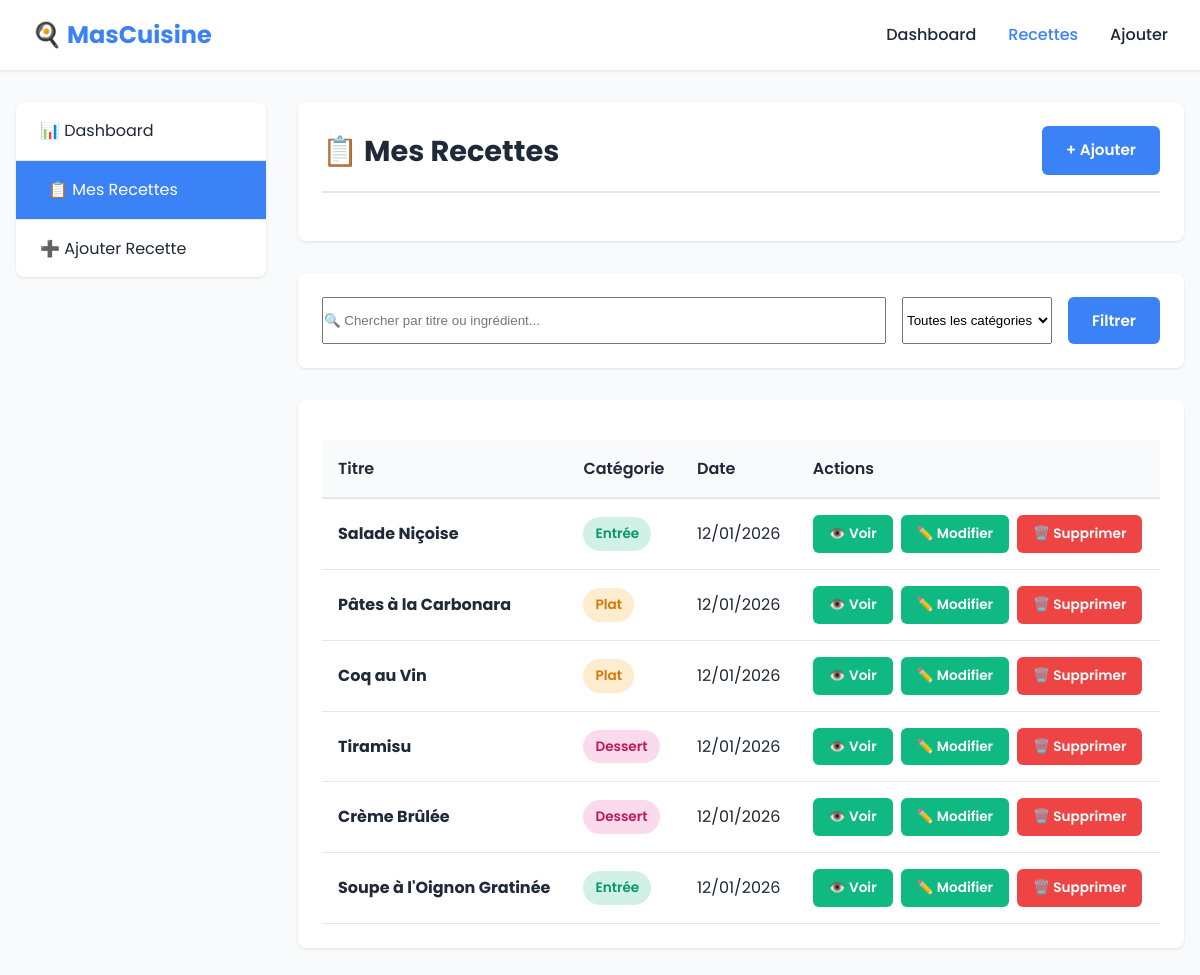
Page /recettes.php on the committed database.
### tables this page shows
CREATE TABLE IF NOT EXISTS recettes (
    id INT AUTO_INCREMENT PRIMARY KEY,
    titre VARCHAR(255) NOT NULL,
    ingredients LONGTEXT NOT NULL,
    instructions LONGTEXT NOT NULL,
    categorie ENUM('Entrée', 'Plat', 'Dessert') NOT NULL,
    date_creation TIMESTAMP DEFAULT CURRENT_TIMESTAMP
);

### recettes.php (the view, shortened to what this page needs)
<?php
require_once 'db.php';
$search = trim($_GET['search'] ?? '');
try {
    $query = "SELECT * FROM recettes WHERE 1=1";
    $params = [];
    $query .= " ORDER BY date_creation DESC";
    $stmt = $pdo->prepare($query);
    $stmt->execute($params);
    $recettes = $stmt->fetchAll();
    $recette_detail = null;
} catch (PDOException $e) {
    $error = "Erreur: " . $e->getMessage();
    $recettes = [];
}
?>
<!DOCTYPE html>
<html lang="fr">
<head>
    <link rel="stylesheet" href="style.css">
</head>
<body>
    <nav>
        <div class="nav-container">
            <a href="index.php" class="logo">🍳 MasCuisine</a>
            <ul>
                <li><a href="index.php">Dashboard</a></li>
                <li><a href="recettes.php" class="active">Recettes</a></li>
                <li><a href="ajout.php">Ajouter</a></li>
            </ul>
        </div>
    </nav>
    <div class="container">
        <div class="main-wrapper">
            <aside class="sidebar">
                <ul class="sidebar-menu">
                    <li><a href="index.php">📊 Dashboard</a></li>
                    <li><a href="recettes.php" class="active">📋 Mes Recettes</a></li>
                    <li><a href="ajout.php">➕ Ajouter Recette</a></li>
                </ul>
            </aside>
            <main class="content">
                <?php if ($recette_detail): ?>
                    <div class="card">
                        <div class="card-header">
                            <h1><?php echo htmlspecialchars($recette_detail['titre']); ?></h1>
                            <a href="recettes.php" class="btn btn-secondary btn-small">← Retour</a>
                        </div>
                        <p>
                            <span class="badge badge-<?php echo strtolower($recette_detail['categorie']); ?>">
                                <?php
                                    $icones = ['Entrée' => '🥗', 'Plat' => '🍖', 'Dessert' => '🍰'];
                                    echo ($icones[$recette_detail['categorie']] ?? '') . ' ' . htmlspecialchars($recette_detail['categorie']);
                                ?>
                            </span>
                        </p>
                        <h2>📝 Ingrédients</h2>
                        <div class="recipe-content">
                            <?php echo nl2br(htmlspecialchars($recette_detail['ingredients'])); ?>
                        </div>
                        <h2 style="margin-top: 2rem;">👨‍🍳 Instructions</h2>
                        <div class="recipe-content">
                            <?php echo nl2br(htmlspecialchars($recette_detail['instructions'])); ?>
                        </div>
                        <p style="margin-top: 2rem; color: #999; font-size: 0.9rem;">
                            Créée le <?php echo date('d/m/Y à H:i', strtotime($recette_detail['date_creation'])); ?>
                        </p>
                        <div style="margin-top: 2rem; display: flex; gap: 1rem;">
                            <a href="modifier.php?id=<?php echo $recette_detail['id']; ?>" class="btn btn-secondary">✏️ Modifier</a>
                            <a href="supprimer.php?id=<?php echo $recette_detail['id']; ?>" class="btn btn-danger" onclick="return confirm('Supprimer cette recette?')">🗑️ Supprimer</a>
                            <a href="recettes.php" class="btn btn-primary">← Retour</a>
                        </div>
                    </div>
                <?php else: ?>
                    <div class="card">
                        <div class="card-header">
                            <h1>📋 Mes Recettes</h1>
                            <a href="ajout.php" class="btn btn-primary">+ Ajouter</a>
                        </div>
                    </div>
                    <div class="card">
                        <form method="GET" style="display: flex; gap: 1rem; flex-wrap: wrap;">
                            <input type="text" name="search" placeholder="🔍 Chercher par titre ou ingrédient..."
                                   value="<?php echo htmlspecialchars($search); ?>"
                                   style="flex: 1; min-width: 200px;">
                            <select name="categorie" style="min-width: 150px;">
                                <option value="">Toutes les catégories</option>
                            </select>
                            <button type="submit" class="btn btn-primary">Filtrer</button>
                        </form>
                    </div>
                    <div class="card">
                        <?php if (!empty($recettes)): ?>
                            <table class="table">
                                <thead>
                                    <tr>
                                        <th>Titre</th>
                                        <th>Catégorie</th>
                                        <th>Date</th>
                                        <th>Actions</th>
                                    </tr>
                                </thead>
                                <tbody>
                                    <?php foreach ($recettes as $recette): ?>
                                        <tr>
                                            <td>
                                                <strong><?php echo htmlspecialchars($recette['titre']); ?></strong>
                                            </td>
                                            <td>
                                                <span class="badge badge-<?php echo strtolower($recette['categorie']); ?>">
                                                    <?php echo htmlspecialchars($recette['categorie']); ?>
                                                </span>
                                            </td>
                                            <td><?php echo date('d/m/Y', strtotime($recette['date_creation'])); ?></td>
                                            <td>
                                                <div class="btn-group">
                                                    <a href="recettes.php?id=<?php echo $recette['id']; ?>" class="btn btn-secondary btn-small">👁️ Voir</a>
                                                    <a href="modifier.php?id=<?php echo $recette['id']; ?>" class="btn btn-secondary btn-small">✏️ Modifier</a>
                                                    <a href="supprimer.php?id=<?php echo $recette['id']; ?>" class="btn btn-danger btn-small" onclick="return confirm('Supprimer cette recette?')">🗑️ Supprimer</a>
                                                </div>
                                            </td>
                                        </tr>
                                    <?php endforeach; ?>
                                </tbody>
                            </table>
                        <?php endif; ?>
                    </div>
                <?php endif; ?>
            </main>
        </div>
    </div>
</body>
</html>

### style.css (style rules this page uses)
:root { --primary-color: #3b82f6; --secondary-color: #10b981; --danger-color: #ef4444; --warning-color: #f59e0b; --dark-color: #1f2937; --light-color: #f9fafb; --border-color: #e5e7eb; --entree-color: #10b981; --plat-color: #f59e0b; --dessert-color: #ec4899; }
* { margin: 0; padding: 0; box-sizing: border-box; }
html, body { font-family: 'Poppins', sans-serif; background-color: var(--light-color); color: var(--dark-color); line-height: 1.6; }
a { text-decoration: none; color: inherit; }
nav { background: white; box-shadow: 0 1px 3px rgba(0, 0, 0, 0.1); position: sticky; top: 0; z-index: 100; }
nav .nav-container { max-width: 1200px; margin: 0 auto; display: flex; justify-content: space-between; align-items: center; padding: 1rem 2rem; }
nav .logo { font-size: 1.5rem; font-weight: 700; color: var(--primary-color); display: flex; align-items: center; gap: 0.5rem; }
nav ul { display: flex; list-style: none; gap: 2rem; }
nav a { color: var(--dark-color); font-weight: 500; transition: color 0.3s ease; }
nav a:hover, nav a.active { color: var(--primary-color); }
.container { max-width: 1200px; margin: 0 auto; padding: 0 1rem; }
.main-wrapper { display: flex; gap: 2rem; padding: 2rem 0; }
.sidebar { width: 250px; flex-shrink: 0; }
.sidebar-menu { list-style: none; background: white; border-radius: 8px; overflow: hidden; box-shadow: 0 1px 3px rgba(0, 0, 0, 0.1); }
.sidebar-menu li { border-bottom: 1px solid var(--border-color); }
.sidebar-menu li:last-child { border-bottom: none; }
.sidebar-menu a { display: block; padding: 1rem 1.5rem; color: var(--dark-color); transition: all 0.3s ease; }
.sidebar-menu a:hover, .sidebar-menu a.active { background-color: var(--primary-color); color: white; padding-left: 2rem; }
.content { flex: 1; min-height: calc(100vh - 100px); }
.card { background: white; border-radius: 8px; padding: 1.5rem; box-shadow: 0 1px 3px rgba(0, 0, 0, 0.1); margin-bottom: 2rem; animation: slideIn 0.3s ease; }
.card-header { display: flex; justify-content: space-between; align-items: center; margin-bottom: 1.5rem; border-bottom: 2px solid var(--border-color); padding-bottom: 1rem; }
.card-header h1, .card-header h2 { color: var(--dark-color); margin: 0; }
.card-header h1 { font-size: 1.8rem; }
.btn { display: inline-block; padding: 0.75rem 1.5rem; border: none; border-radius: 6px; cursor: pointer; font-weight: 600; transition: all 0.3s ease; text-decoration: none; font-size: 0.95rem; font-family: 'Poppins', sans-serif; }
.btn-primary { background-color: var(--primary-color); color: white; }
.btn-secondary { background-color: var(--secondary-color); color: white; }
.btn-danger { background-color: var(--danger-color); color: white; }
.btn-small { padding: 0.5rem 1rem; font-size: 0.85rem; }
.btn-group { display: flex; gap: 0.5rem; flex-wrap: wrap; }
.table { width: 100%; border-collapse: collapse; margin-top: 1rem; }
.table th { background-color: var(--light-color); padding: 1rem; text-align: left; font-weight: 600; border-bottom: 2px solid var(--border-color); }
.table td { padding: 1rem; border-bottom: 1px solid var(--border-color); }
.badge { display: inline-block; padding: 0.375rem 0.75rem; border-radius: 20px; font-size: 0.85rem; font-weight: 600; }
.badge-entrée { background-color: rgba(16, 185, 129, 0.2); color: #059669; }
.badge-plat { background-color: rgba(245, 158, 11, 0.2); color: #d97706; }
.badge-dessert { background-color: rgba(236, 72, 153, 0.2); color: #be185d; }
a { text-decoration: none; color: #2980b9; }

### rows in the picture
recettes: titre "Salade Niçoise", categorie "Entrée", date_creation "12/01/2026"
recettes: titre "Pâtes à la Carbonara", categorie "Plat", date_creation "12/01/2026"
recettes: titre "Coq au Vin", categorie "Plat", date_creation "12/01/2026"
recettes: titre "Tiramisu", categorie "Dessert", date_creation "12/01/2026"
recettes: titre "Crème Brûlée", categorie "Dessert", date_creation "12/01/2026"
recettes: titre "Soupe à l'Oignon Gratinée", categorie "Entrée", date_creation "12/01/2026"
